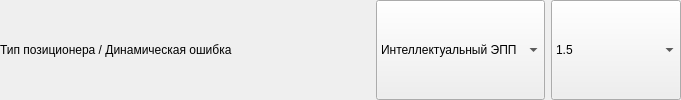
        <widget class="QWidget" name="widget_dinamicError_positionerType" native="true">
         <property name="sizePolicy">
          <sizepolicy hsizetype="Preferred" vsizetype="Preferred">
           <horstretch>0</horstretch>
           <verstretch>0</verstretch>
          </sizepolicy>
         </property>
         <property name="font">
          <font>
           <pointsize>9</pointsize>
          </font>
         </property>
         <layout class="QHBoxLayout" name="horizontalLayout_dinamicError_positionerType">
          <property name="spacing">
           <number>6</number>
          </property>
          <property name="leftMargin">
           <number>0</number>
          </property>
          <property name="topMargin">
           <number>0</number>
          </property>
          <property name="rightMargin">
           <number>0</number>
          </property>
          <property name="bottomMargin">
           <number>0</number>
          </property>
          <item>
           <widget class="QLabel" name="label_dinamicError_positionerType">
            <property name="sizePolicy">
             <sizepolicy hsizetype="Expanding" vsizetype="Preferred">
              <horstretch>0</horstretch>
              <verstretch>0</verstretch>
             </sizepolicy>
            </property>
            <property name="minimumSize">
             <size>
              <width>370</width>
              <height>0</height>
             </size>
            </property>
            <property name="maximumSize">
             <size>
              <width>340</width>
              <height>16777215</height>
             </size>
            </property>
            <property name="font">
             <font>
              <family>Segoe UI</family>
              <pointsize>9</pointsize>
             </font>
            </property>
            <property name="text">
             <string>Тип позиционера / Динамическая ошибка</string>
            </property>
           </widget>
          </item>
          <item>
           <widget class="QComboBox" name="comboBox_positionerType">
            <property name="sizePolicy">
             <sizepolicy hsizetype="Preferred" vsizetype="Preferred">
              <horstretch>0</horstretch>
              <verstretch>0</verstretch>
             </sizepolicy>
            </property>
            <property name="font">
             <font>
              <family>Segoe UI</family>
              <pointsize>9</pointsize>
             </font>
            </property>
            <item>
             <property name="text">
              <string>Интеллектуальный ЭПП</string>
             </property>
            </item>
            <item>
             <property name="text">
              <string>ЭПП</string>
             </property>
            </item>
            <item>
             <property name="text">
              <string>ПП</string>
             </property>
            </item>
            <item>
             <property name="text">
              <string>i/p преобразователь</string>
             </property>
            </item>
           </widget>
          </item>
          <item>
           <widget class="QComboBox" name="comboBox_dinamicError">
            <property name="sizePolicy">
             <sizepolicy hsizetype="Preferred" vsizetype="Preferred">
              <horstretch>0</horstretch>
              <verstretch>0</verstretch>
             </sizepolicy>
            </property>
            <property name="font">
             <font>
              <family>Segoe UI</family>
              <pointsize>9</pointsize>
             </font>
            </property>
            <item>
             <property name="text">
              <string>1.5</string>
             </property>
            </item>
            <item>
             <property name="text">
              <string>2.5</string>
             </property>
            </item>
            <item>
             <property name="text">
              <string>Без позиционера</string>
             </property>
            </item>
           </widget>
          </item>
         </layout>
        </widget>
